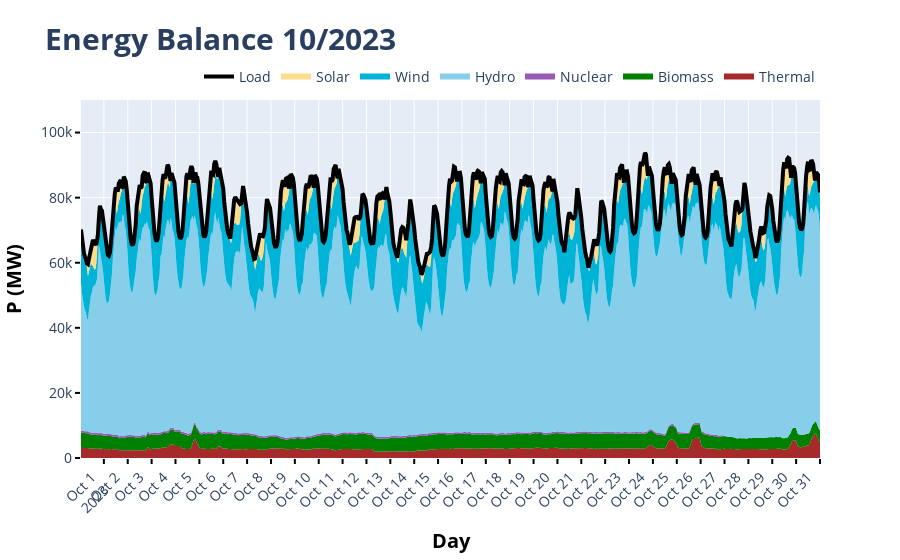

Notebook cell for this chart:
### Code cell
def gen_plot(dataset, scenario):
    fig = go.Figure()

    yellow = "#ffdc89"
    light_blue = "#00b4d8"
    purple = "#9b59b6"
    red = "#ff5a5f"

    fig.add_trace(
        go.Scatter(
            x=dataset["interval_start_local"],
            y=dataset["Termica"],
            name="Thermal",
            fill="tonexty",
            stackgroup="one",
            mode="none",
            fillcolor='brown',
            line=dict(color='brown', width=8),
        )
    )
    fig.add_trace(
        go.Scatter(
            x=dataset["interval_start_local"],
            y=dataset["Biomassa"],
            name="Biomass",
            fill="tonexty",
            stackgroup="one",
            mode="none",
            fillcolor='green',
            line=dict(color='green', width=8),
        )
    )
    fig.add_trace(
        go.Scatter(
            x=dataset["interval_start_local"],
            y=dataset["Nuclear"],
            name="Nuclear",
            fill="tonexty",
            stackgroup="one",
            mode="none",
            fillcolor=purple,
            line=dict(color=purple, width=6),
        )
    )

    fig.add_trace(
        go.Scatter(
            x=dataset["interval_start_local"],
            y=dataset["Hidraulica"],
            name="Hydro",
            fill="tonexty",
            stackgroup="one",
            mode="none",
            fillcolor='skyblue',
            line=dict(color='skyblue', width=4),
        )
    )

    fig.add_trace(
        go.Scatter(
            x=dataset["interval_start_local"],
            y=dataset["Wind"],
            name="Wind",
            fill="tonexty",
            stackgroup="one",
            mode="none",
            fillcolor=light_blue,
            line=dict(color='blue', width=4),
        )
    )

    fig.add_trace(
        go.Scatter(
            x=dataset["interval_start_local"],
            y=dataset["Solar"],
            name="Solar",
            fill="tonexty",
            stackgroup="one",
            mode="none",
            fillcolor=yellow,
            line=dict(color=yellow, width=4),
        )
    )

    fig.add_trace(
        go.Scatter(
            x=dataset["interval_start_local"],
            y=dataset["Total_Load"],
            name="Load",
            mode="lines",
            line=dict(color='black', width=4),
        )
    )

    # Horizontal legend
    fig.update_layout(
        # template="plotly_dark",
        title=f"<b>Energy Balance 10/{scenario}</b>",
        xaxis_title=dict(text='<b>Day</b>', font=dict(size=20, color='black')),
        yaxis_title=dict(text='<b>P (MW)</b>', font=dict(size=20, color='black')),
        # bold title
        title_font=dict(size=30),
        font=dict(size=14),
        legend=dict(
            orientation="h",
            yanchor="bottom",
            y=1.02,
            xanchor="right",
            x=1,
        ),
    )

    fig.update_yaxes(range=[0, 110000],
                    ticks="outside", 
                    tickwidth=2, 
                    tickcolor='black', 
                    ticklen=5
                )
    fig.update_xaxes(tickangle=315, 
                    ticklabelmode= "period", 
                    ticks="outside", 
                    tickwidth=2, 
                    tickcolor='black', 
                    ticklen=5,
                    dtick="D1",
                )

    fig.show()

gen_plot(gen_2023[gen_2023['Month'] == 10], 2023)

### Figure 1 — Plotly figure (JSON) as saved in the notebook; plotly's stock layout.template omitted (floating-point values rounded to 4 significant figures; data arrays with more than 128 entries replaced by an {"elided": "..."} marker saying what was removed)
{"data": [{"fill": "tonexty", "fillcolor": "brown", "line": {"color": "brown", "width": 8}, "mode": "none", "name": "Thermal", "stackgroup": "one", "type": "scatter", "x": {"elided": "744 str values"}, "y": {"elided": "744 float values"}}, {"fill": "tonexty", "fillcolor": "green", "line": {"color": "green", "width": 8}, "mode": "none", "name": "Biomass", "stackgroup": "one", "type": "scatter", "x": {"elided": "744 str values"}, "y": {"elided": "744 float values"}}, {"fill": "tonexty", "fillcolor": "#9b59b6", "line": {"color": "#9b59b6", "width": 6}, "mode": "none", "name": "Nuclear", "stackgroup": "one", "type": "scatter", "x": {"elided": "744 str values"}, "y": {"elided": "744 float values"}}, {"fill": "tonexty", "fillcolor": "skyblue", "line": {"color": "skyblue", "width": 4}, "mode": "none", "name": "Hydro", "stackgroup": "one", "type": "scatter", "x": {"elided": "744 str values"}, "y": {"elided": "744 float values"}}, {"fill": "tonexty", "fillcolor": "#00b4d8", "line": {"color": "blue", "width": 4}, "mode": "none", "name": "Wind", "stackgroup": "one", "type": "scatter", "x": {"elided": "744 str values"}, "y": {"elided": "744 float values"}}, {"fill": "tonexty", "fillcolor": "#ffdc89", "line": {"color": "#ffdc89", "width": 4}, "mode": "none", "name": "Solar", "stackgroup": "one", "type": "scatter", "x": {"elided": "744 str values"}, "y": {"elided": "744 float values"}}, {"line": {"color": "black", "width": 4}, "mode": "lines", "name": "Load", "type": "scatter", "x": {"elided": "744 str values"}, "y": {"elided": "744 float values"}}], "layout": {"font": {"size": 14}, "legend": {"orientation": "h", "x": 1, "xanchor": "right", "y": 1.02, "yanchor": "bottom"}, "title": {"font": {"size": 30}, "text": "<b>Energy Balance 10/2023</b>"}, "xaxis": {"dtick": "D1", "tickangle": -45, "tickcolor": "black", "ticklabelmode": "period", "ticklen": 5, "ticks": "outside", "tickwidth": 2, "title": {"font": {"color": "black", "size": 20}, "text": "<b>Day</b>"}}, "yaxis": {"range": [0, 110000], "tickcolor": "black", "ticklen": 5, "ticks": "outside", "tickwidth": 2, "title": {"font": {"color": "black", "size": 20}, "text": "<b>P (MW)</b>"}}}}
